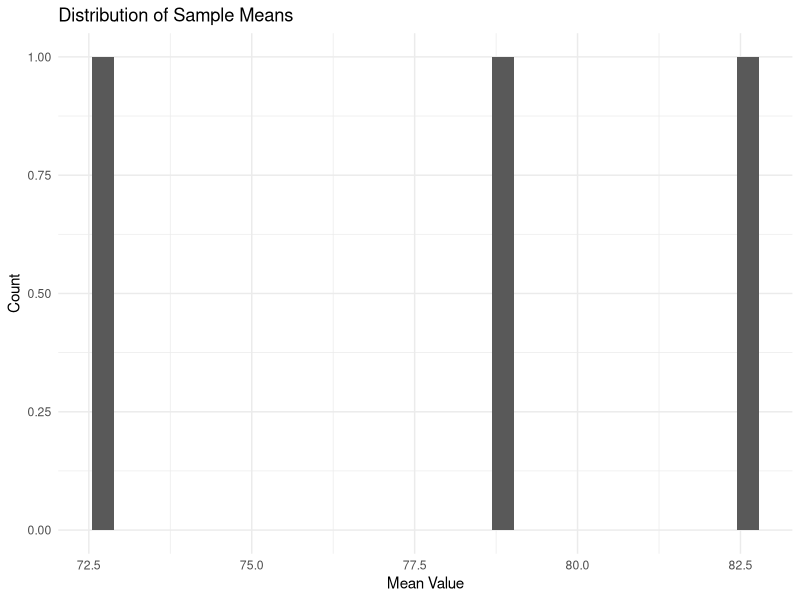

This figure's R source:
## ---- chunk 1
library(tidyverse)
## ---- chunk 2
sample_1 <- c(83.2, 82.6, 82.6, 82.6, 93.2, 94, 94, 48.5, 33.6, 33.6)
sample_2 <- c(48.8, 86.5, 67.5, 84.5, 97.6, 92, 60.7, 108, 84.3, 58.5)
sample_3 <- c(128, 53.7, 70.9, 75.2, 84.9, 91.2, 70.2, 82, 88.8, 82)
## ---- chunk 3
sample_2
## ---- chunk 4
mean_1 <- mean(sample_1)
mean_2 <- mean(sample_2)
mean_3 <- mean(sample_3)
## ---- chunk 5
sample_means <- tibble(mean_values = c(mean_1, mean_2, mean_3))

sample_means
## ---- chunk 6
ggplot(sample_means, mapping = aes(x = mean_values)) +
  geom_histogram() +
  theme_minimal() +
  labs(
    title = "Distribution of Sample Means",
    x = "Mean Value",
    y = "Count"
  )
